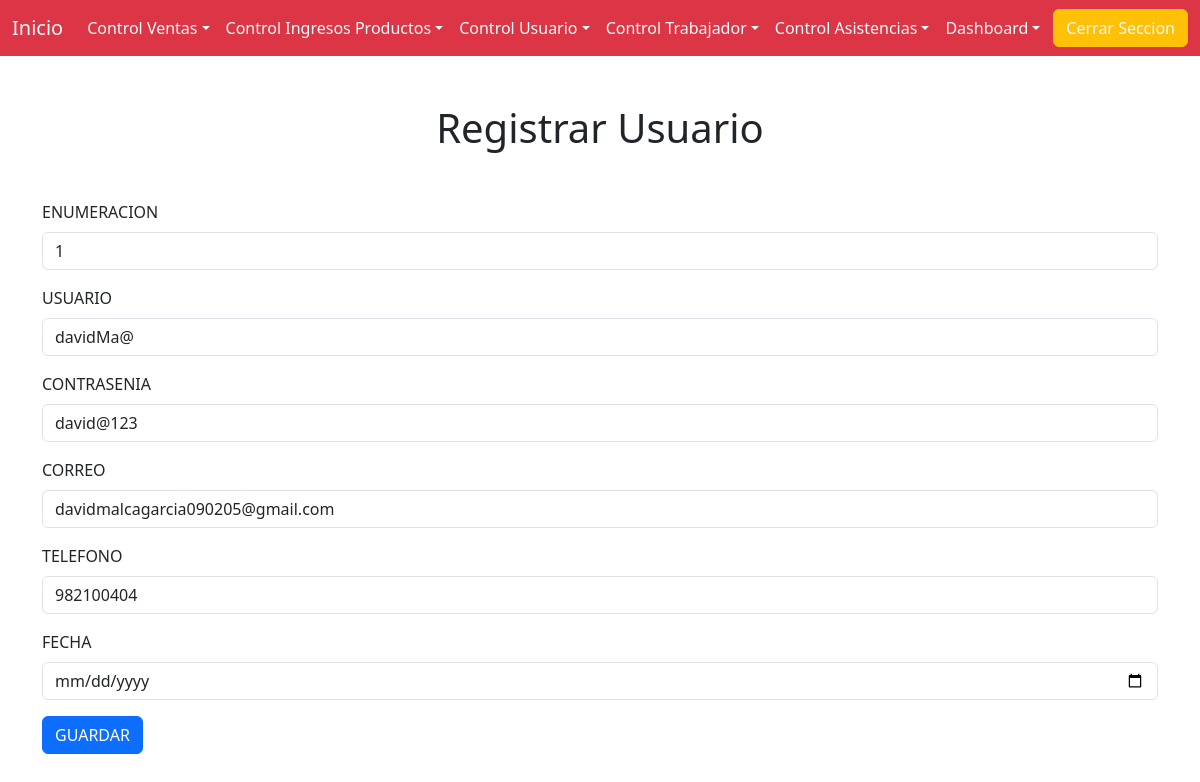
The page /enlace_tabla_registro_usuario/enlace_actualizar_usuario/1 on the database its author committed.
### app/models.py (models this page shows, shortened)
class bd_tabla_usuario(models.Model):
    Enumacion_Usuario = models.CharField(max_length=250)
    Nombre_Usuario = models.CharField(max_length=250)
    Contrasenia_Usuario = models.CharField(max_length=250)
    Correo_Usuario = models.CharField(max_length=250)
    Telefono_Usuario = models.CharField(max_length=250)
    Fecha_Usuario = models.DateField()

### app/views.py (the view)
# urls.py: path('enlace_tabla_registro_usuario/enlace_actualizar_usuario/<Enumacion_Usuario>' , views.enlace_actualizar_usuario),
def enlace_actualizar_usuario(request , Enumacion_Usuario):
    usuario = bd_tabla_usuario.objects.get(Enumacion_Usuario = Enumacion_Usuario)
    return render(request , "actualizar_usuario.html" , {
        'actualizar_usuario' : usuario
    })

### app/templates/actualizar_usuario.html
{% extends "barra_menu.html" %}
{% block contenedor %}
<h1 class='text-center my-5'>Registrar Usuario</h1>
<div class='my-5 container'>
    <form method='POST' action='/logica_actualizar_usuario/'> {% csrf_token %}
        <div class="mb-3">
            <label for="" class="form-label">ENUMERACION</label>
            <input type="text" class="form-control" id="txtEnumeracion" name="txtEnumeracion" value="{{ actualizar_usuario.Enumacion_Usuario }}" required>
        </div>
        <div class="mb-3">
            <label for="" class="form-label">USUARIO</label>
            <input type="text" class="form-control" id="txtNombre" name="txtNombre" value="{{ actualizar_usuario.Nombre_Usuario }}" required>
        </div>
        <div class="mb-3">
            <label for="" class="form-label">CONTRASENIA</label>
            <input type="text" class="form-control" id="txtContrasenia" name="txtContrasenia" value="{{ actualizar_usuario.Contrasenia_Usuario }}" required>
        </div>
        <div class="mb-3">
            <label for="" class="form-label">CORREO</label>
            <input type="text" class="form-control" id="txtCorreo" name="txtCorreo" value="{{ actualizar_usuario.Correo_Usuario }}" required>
        </div>
        <div class="mb-3">
            <label for="" class="form-label">TELEFONO</label>
            <input type="text" class="form-control" id="txtTelefono" name="txtTelefono" value="{{ actualizar_usuario.Telefono_Usuario }}" required>
        </div>
        <div class="mb-3">
            <label for="" class="form-label">FECHA</label>
            <input type="date" class="form-control" id="txtFecha" name="txtFecha" value="{{ actualizar_usuario.Fecha_Usuario }}" required>
        </div>
        <button type="submit" class="btn btn-primary" href='/enlace_tabla_registro_usuario/'>GUARDAR</button>
    </form>
</div>
{% endblock contenedor %}

### rows shown on the page
bd_tabla_usuario: txtEnumeracion "1", txtNombre "davidMa@", txtContrasenia "david@123", txtCorreo "davidmalcagarcia090205@gmail.com", txtTelefono "982100404"
